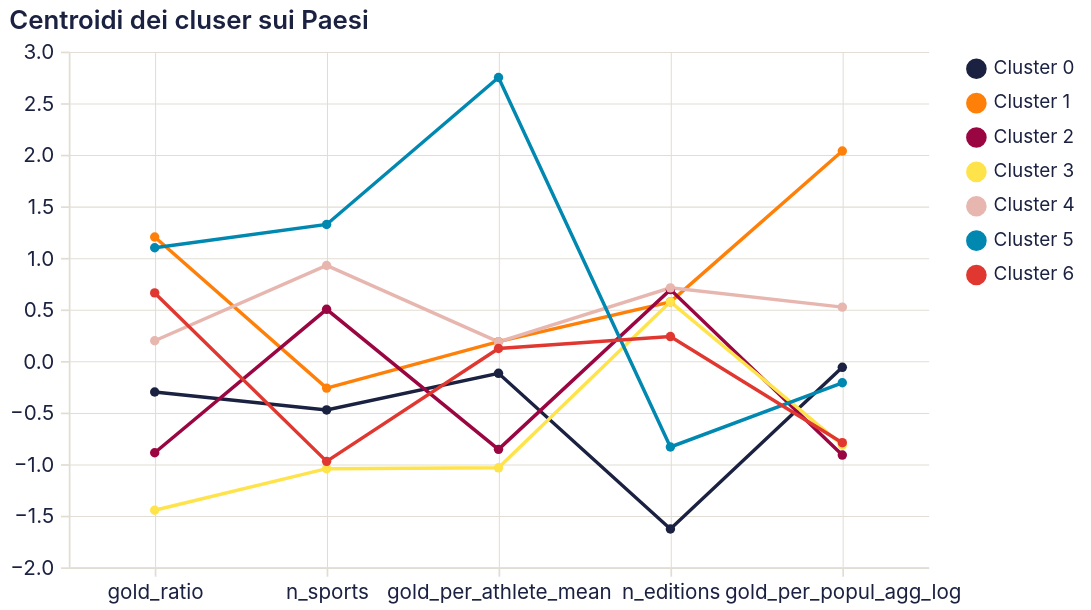

This figure's Vega-Lite source:
### Vega-Lite specification from a JSON file in a GitHub repository (floating-point values rounded to 4 significant figures)
{"$schema": "https://vega.github.io/schema/vega-lite/v5.20.1.json", "config": {"arc": {"fill": "#1b2140"}, "area": {"fill": "#1b2140", "fillOpacity": 0.15, "line": true}, "axis": {"domainColor": "#e2ddd4", "grid": true, "gridColor": "#e2ddd4", "gridWidth": 0.6, "labelAngle": 0, "labelColor": "#1b2140", "labelFont": "Inter, system-ui, -apple-system, BlinkMacSystemFont, 'Segoe UI', Roboto, sans-serif", "labelFontSize": 12, "labelFontWeight": 400, "labelPadding": 4, "tickColor": "#e2ddd4", "tickSize": 5, "titleColor": "#1b2140", "titleFont": "Inter, system-ui, -apple-system, BlinkMacSystemFont, 'Segoe UI', Roboto, sans-serif", "titleFontSize": 12, "titleFontWeight": 600}, "axisBand": {"grid": false}, "background": "transparent", "bar": {"fill": "#1b2140"}, "legend": {"labelColor": "#1b2140", "labelFont": "Inter, system-ui, -apple-system, BlinkMacSystemFont, 'Segoe UI', Roboto, sans-serif", "labelFontSize": 11, "padding": 4, "symbolType": "circle", "titleColor": "#1b2140", "titleFont": "Inter, system-ui, -apple-system, BlinkMacSystemFont, 'Segoe UI', Roboto, sans-serif", "titleFontSize": 12}, "line": {"stroke": "#1b2140", "strokeWidth": 2}, "mark": {"color": "#1b2140"}, "path": {"stroke": "#1b2140"}, "point": {"fill": "#1b2140", "filled": true}, "range": {"category": ["#1b2140", "#ff8009", "#9a0641", "#ffe34a", "#e7b6af", "#0088b0", "#e03830"]}, "rect": {"fill": "#1b2140"}, "shape": {"stroke": "#1b2140"}, "symbol": {"fill": "#1b2140"}, "title": {"anchor": "start", "color": "#1b2140", "font": "Inter, system-ui, -apple-system, BlinkMacSystemFont, 'Segoe UI', Roboto, sans-serif", "fontSize": 15, "fontWeight": 600, "subtitleColor": "#1b2140", "subtitleFont": "Inter, system-ui, -apple-system, BlinkMacSystemFont, 'Segoe UI', Roboto, sans-serif"}, "view": {"continuousHeight": 300, "continuousWidth": 400, "fill": null, "stroke": null}}, "data": {"name": "data-e47734f23ea1caa844b4ce3b2e146c6b"}, "datasets": {"data-e47734f23ea1caa844b4ce3b2e146c6b": [{"cluster": "Cluster 0", "feature": "gold_ratio", "valore": -0.301}, {"cluster": "Cluster 1", "feature": "gold_ratio", "valore": 1.202}, {"cluster": "Cluster 2", "feature": "gold_ratio", "valore": -0.8893}, {"cluster": "Cluster 3", "feature": "gold_ratio", "valore": -1.447}, {"cluster": "Cluster 4", "feature": "gold_ratio", "valore": 0.1966}, {"cluster": "Cluster 5", "feature": "gold_ratio", "valore": 1.098}, {"cluster": "Cluster 6", "feature": "gold_ratio", "valore": 0.66}, {"cluster": "Cluster 0", "feature": "n_sports", "valore": -0.4747}, {"cluster": "Cluster 1", "feature": "n_sports", "valore": -0.2629}, {"cluster": "Cluster 2", "feature": "n_sports", "valore": 0.5009}, {"cluster": "Cluster 3", "feature": "n_sports", "valore": -1.044}, {"cluster": "Cluster 4", "feature": "n_sports", "valore": 0.9263}, {"cluster": "Cluster 5", "feature": "n_sports", "valore": 1.324}, {"cluster": "Cluster 6", "feature": "n_sports", "valore": -0.9732}, {"cluster": "Cluster 0", "feature": "gold_per_athlete_mean", "valore": -0.1195}, {"cluster": "Cluster 1", "feature": "gold_per_athlete_mean", "valore": 0.1879}, {"cluster": "Cluster 2", "feature": "gold_per_athlete_mean", "valore": -0.8568}, {"cluster": "Cluster 3", "feature": "gold_per_athlete_mean", "valore": -1.036}, {"cluster": "Cluster 4", "feature": "gold_per_athlete_mean", "valore": 0.1861}, {"cluster": "Cluster 5", "feature": "gold_per_athlete_mean", "valore": 2.749}, {"cluster": "Cluster 6", "feature": "gold_per_athlete_mean", "valore": 0.1215}, {"cluster": "Cluster 0", "feature": "n_editions", "valore": -1.629}, {"cluster": "Cluster 1", "feature": "n_editions", "valore": 0.5737}, {"cluster": "Cluster 2", "feature": "n_editions", "valore": 0.6919}, {"cluster": "Cluster 3", "feature": "n_editions", "valore": 0.5737}, {"cluster": "Cluster 4", "feature": "n_editions", "valore": 0.7092}, {"cluster": "Cluster 5", "feature": "n_editions", "valore": -0.8336}, {"cluster": "Cluster 6", "feature": "n_editions", "valore": 0.2369}, {"cluster": "Cluster 0", "feature": "gold_per_popul_agg_log", "valore": -0.06129}, {"cluster": "Cluster 1", "feature": "gold_per_popul_agg_log", "valore": 2.036}, {"cluster": "Cluster 2", "feature": "gold_per_popul_agg_log", "valore": -0.912}, {"cluster": "Cluster 3", "feature": "gold_per_popul_agg_log", "valore": -0.8141}, {"cluster": "Cluster 4", "feature": "gold_per_popul_agg_log", "valore": 0.5222}, {"cluster": "Cluster 5", "feature": "gold_per_popul_agg_log", "valore": -0.2112}, {"cluster": "Cluster 6", "feature": "gold_per_popul_agg_log", "valore": -0.7922}]}, "encoding": {"color": {"field": "cluster", "title": null, "type": "nominal"}, "tooltip": [{"field": "cluster", "type": "nominal"}, {"field": "feature", "type": "nominal"}, {"field": "valore", "type": "quantitative"}], "x": {"axis": {"labelAngle": 0}, "field": "feature", "sort": ["gold_ratio", "n_sports", "gold_per_athlete_mean", "n_editions", "gold_per_popul_agg_log"], "title": null, "type": "nominal"}, "y": {"field": "valore", "title": null, "type": "quantitative"}}, "height": 300, "mark": {"point": true, "type": "line"}, "params": [{"bind": "scales", "name": "param_1", "select": {"encodings": ["x", "y"], "type": "interval"}}], "title": "Centroidi dei cluser sui Paesi", "width": 500}
